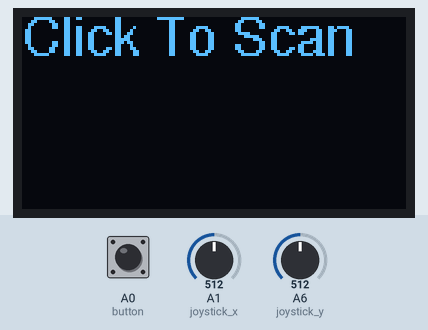
Simulated run of this sketch. Board: Arduino Nano 33 IoT. Shown: 128×64 one-colour display. The inputs (shaded band) are chosen by the test bench; at power-on: A0 (button) HIGH, A1 (joystick_x) = 512, A6 (joystick_y) = 512. Nothing arrives over Bluetooth unless stated; what the sketch prints to the serial monitor is not drawn.

Above: at 1.2 s.
1.3 s: A0 (button) pulled LOW for 1 s
At 3.7 s:
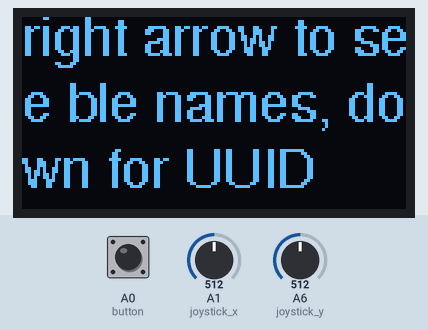
4.8 s: A0 (button) pulled LOW for 0.15 s
At 5.7 s:
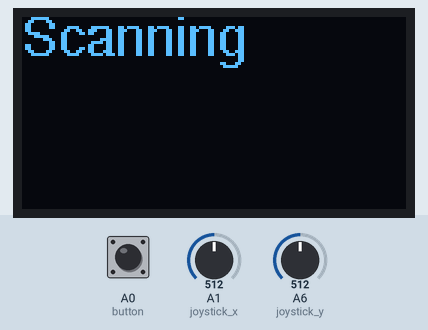
6.8 s: A0 (button) pulled LOW for 3.2 s
At 8.1 s:
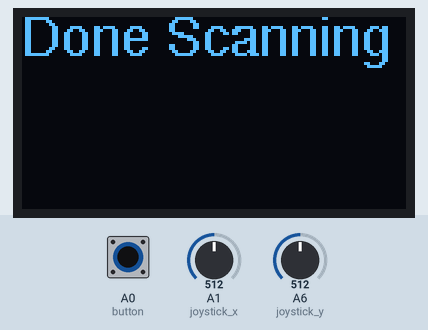
Timing chart, 0 to 9.8 s (numbered marks = the images above; inputs shaded):
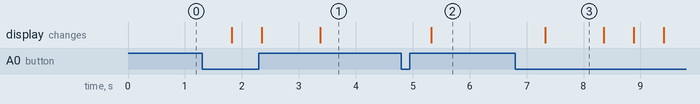

The sketch:

ArduinoBLEScannerOLED.ino
```cpp
/*
 * Aidan Lincoln Fowler
 * Connected Devices Bluetooth Scanner
 */
#include <ArduinoBLE.h>
#include <Adafruit_SSD1306.h>
#include<Fonts/FreeSans9pt7b.h>

#define SCREEN_WIDTH 128 // OLED display width, in pixels
#define SCREEN_HEIGHT 64 // OLED display height, in pixels
#define OLED_RESET    0  // Reset pin for display (0 or -1 if no reset pin)

Adafruit_SSD1306 display(SCREEN_WIDTH, SCREEN_HEIGHT, &Wire, OLED_RESET);

BLEDevice devicesWithNames[10];
boolean scanning = false;
int counter = 0;
int deviceIndex = 0;

void setup() {
  Serial.begin(9600);
  pinMode(A0,INPUT_PULLUP); //button
  pinMode(A1,INPUT); //joystick x
  pinMode(A6,INPUT); //joystick y
  pinMode(A7,OUTPUT); //joystick power
  digitalWrite(A7,HIGH); //turn on power
  // when reading serial input set a 10ms timeout:
  Serial.setTimeout(10);
  // wait 3 sec. for serial monitor to open:
  while (!Serial) delay(3000);
  if (!display.begin(SSD1306_SWITCHCAPVCC, 0x3C)) {  //turn on display
    Serial.println("Display setup failed");
    while (true);
  }
  // set fonts botforh display:
  display.setFont(&FreeSans9pt7b);
  Serial.println("Display is good to go");
  display.setRotation(2);

  if (!BLE.begin()) {
    Serial.println("starting BLE failed!");
    while (1);
  }

  Serial.println("BLE Started");
  updateDisplay("Click To Scan");
}

void loop(){
  int x = analogRead(A1);
  delay(1);
  int y = analogRead(A6);
  x = map(x, 0, 1023, 0, 3) - 1;
  y = map(y, 0, 1023, 0, 3) -1;

  //Right and left on joystick cycle through ble device names
  if((x == 1 || x == -1) && counter != 0){
    if(x == 1){
      deviceIndex += 1;
    }
    if(x == -1){
      deviceIndex -= 1;
    }
    if(deviceIndex < 1){
      deviceIndex = 1;
    }
    else if (deviceIndex > counter){
      deviceIndex = counter;
    }
    Serial.println(deviceIndex-1);
    printDeviceName(devicesWithNames[deviceIndex-1]);
    delay(500);
  }

  //down arrow shows UUID
  if(y == -1 && counter != 0){
    Serial.println("here");
    printDeviceUUID(devicesWithNames[deviceIndex-1]);
    delay(500);
  }

  int button = !digitalRead(A0);
  //if button is clicked, start / stop scanning for BLE devices
  if(button){
    delay(500);
    if(scanning){
      Serial.println("Stop Scanning");
      Serial.print("Found ");
      Serial.print(counter);
      Serial.println(" devices");
      scanning = false;
      updateDisplay("Done Scanning");
      BLE.stopScan();
      delay(1000);
      updateDisplay("right arrow to see ble names, down for UUID");
    }
    else{
      scanning = true;
      memset(devicesWithNames, 0, sizeof(devicesWithNames));
      Serial.println("Scanning");
      updateDisplay("Scanning");
      BLE.scan();
    }
  }
  //only look for up to 10 named ble devices
  if(counter < 10){
    BLEDevice peripheral = BLE.available();
    if (peripheral) {
      //only save devices that are named because there are a million unnambed ble devices
      if(peripheral.hasLocalName()){
        Serial.println("found ble device with name");
        devicesWithNames[counter] = peripheral;
        counter++;
      }
    }
  }
}

//show text on display (Wrapped)
void updateDisplay(String text){
  display.clearDisplay();
  display.setTextSize(1);
  display.setTextColor(SSD1306_WHITE);
  display.setCursor(0, 12);
  display.print(text);
  display.display();
}

//show BLE device name
void printDeviceName(BLEDevice device){
  display.clearDisplay();
  display.setTextSize(1);
  display.setTextColor(SSD1306_WHITE);
  display.setCursor(0, 12);
  display.print("Name: ");
  display.print(device.localName());
  display.display();
}

//show ble device UUID
void printDeviceUUID(BLEDevice device){
  display.clearDisplay();
  display.setTextSize(1);
  display.setTextColor(SSD1306_WHITE);
  display.setCursor(0, 12);
  display.print("UUID: ");
  display.print(device.advertisedServiceUuid(0));
  display.display();
}
```

Measured:
- after the input at 1.3 s, the display: first changes after 0.53 s (image 1 shows a later state)
- after the input at 4.8 s, the display: changes after 0.53 s (image 2)
- after the input at 6.8 s, the display: changes after 0.53 s (image 3)
- what the display in image 3 shows lasts 1.1 s, from 7.3 s to 8.4 s
